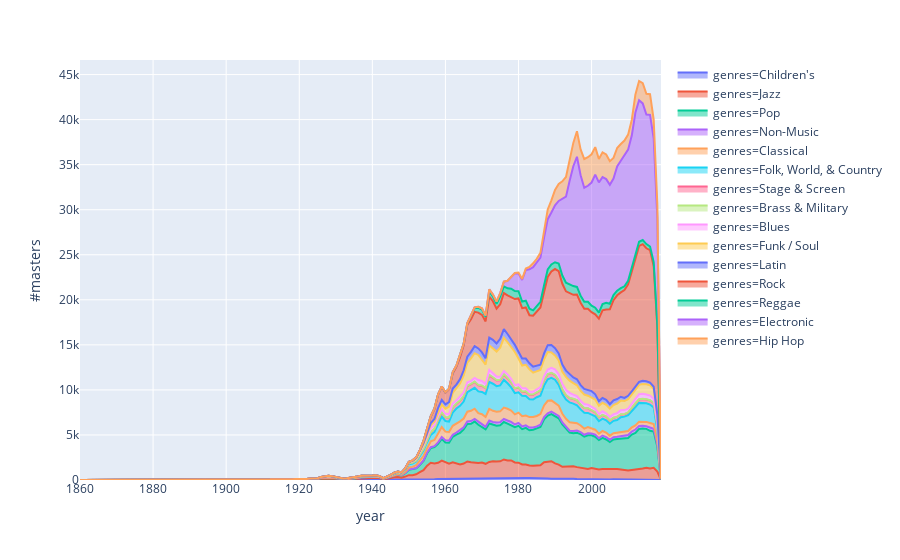

Notebook code cell kept with this figure:
### Code cell
fig = px.area(genres_DF, x="year", y="#masters", color='genres')
plot(fig, filename='Genres_perYears_UNORM.html')
fig.show()
